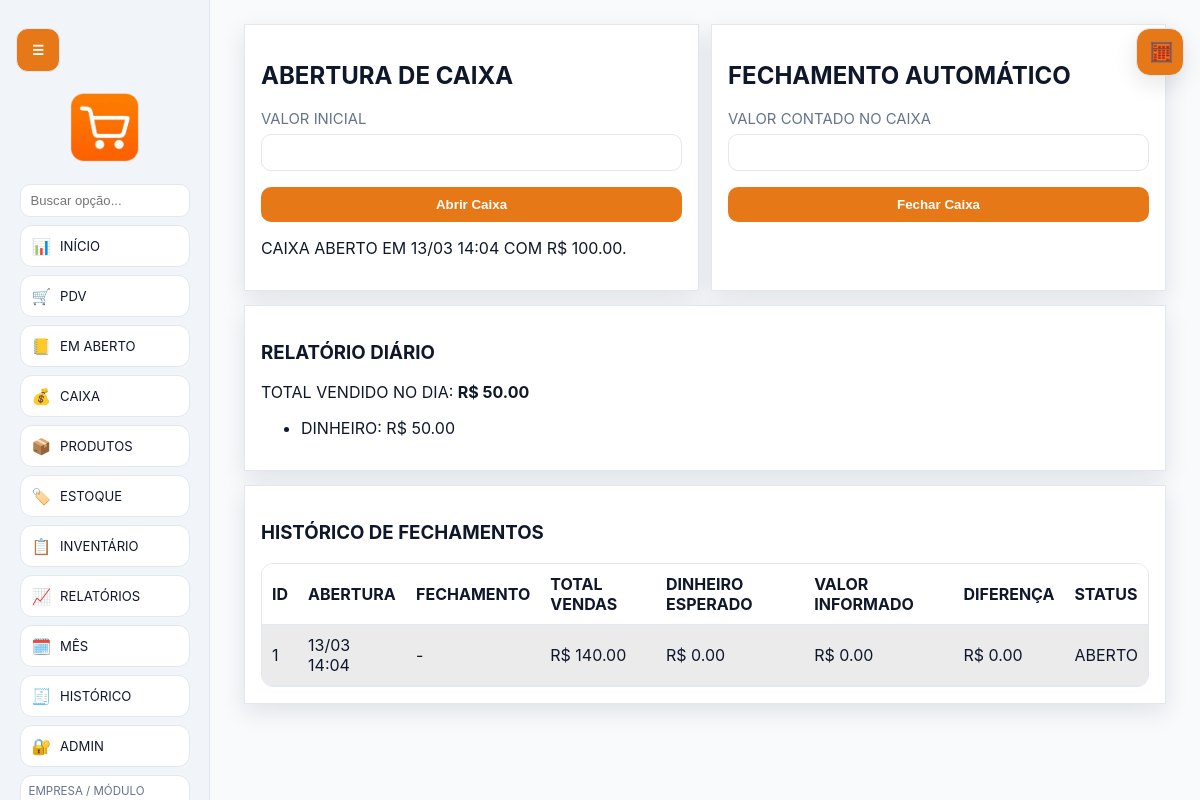
The page /cash (signed in) on the database its author committed.
### tables this page shows
CREATE TABLE system_settings (
            key TEXT PRIMARY KEY,
            value TEXT NOT NULL
        );

CREATE TABLE cash_sessions (
            id INTEGER PRIMARY KEY AUTOINCREMENT,
            opened_at TEXT NOT NULL,
            closed_at TEXT,
            opening_amount REAL NOT NULL,
            closing_amount_reported REAL,
            expected_cash REAL,
            cash_difference REAL,
            total_sales REAL DEFAULT 0,
            status TEXT NOT NULL DEFAULT 'OPEN'
        );

### app.py (the view, shortened to what this page needs)
@app.route("/cash", methods=["GET", "POST"])
def cash():
    redirect_resp = require_login()
    if redirect_resp:
        return redirect_resp
    db = get_db()
    open_session = db.execute(
        "SELECT * FROM cash_sessions WHERE status = 'OPEN' ORDER BY id DESC LIMIT 1"
    ).fetchone()
    history = db.execute("SELECT * FROM cash_sessions ORDER BY id DESC LIMIT 30").fetchall()
    report = db.execute(
        """
        SELECT payment_method, COALESCE(SUM(total),0) AS total
        FROM sales
        WHERE status = 'ACTIVE' AND created_at >= ?
        GROUP BY payment_method
        """,
        (datetime.now().replace(hour=0, minute=0, second=0, microsecond=0).isoformat(),),
    ).fetchall()
    total_day = db.execute(
        "SELECT COALESCE(SUM(total),0) AS total FROM sales WHERE status = 'ACTIVE' AND created_at >= ?",
        (datetime.now().replace(hour=0, minute=0, second=0, microsecond=0).isoformat(),),
    ).fetchone()["total"]
    return render_template("cash.html", open_session=open_session, history=history, report=report, total_day=total_day)

### app.py (called while the page is built)
def resolve_db_path() -> Path:
    endpoint = request.endpoint or ""
    if endpoint in CORE_ENDPOINTS or endpoint.startswith("admin_"):
        return MASTER_DB_PATH
    selected = session.get("module_db")
    if not selected:
        return MASTER_DB_PATH
    return BASE_DIR / str(selected)

def get_master_db() -> sqlite3.Connection:
    if "master_db" not in g:
        init_db(MASTER_DB_PATH, seed_modules=True)
        conn = sqlite3.connect(MASTER_DB_PATH)
        conn.row_factory = sqlite3.Row
        conn.execute("PRAGMA foreign_keys = ON")
        g.master_db = conn
    return g.master_db

def get_db() -> sqlite3.Connection:
    db_path = resolve_db_path()
    if "db" not in g or g.get("db_path") != str(db_path):
        previous = g.pop("db", None)
        if previous is not None:
            previous.close()
        init_db(db_path, seed_modules=(db_path == MASTER_DB_PATH))
        conn = sqlite3.connect(db_path)
        conn.row_factory = sqlite3.Row
        conn.execute("PRAGMA foreign_keys = ON")
        g.db = conn
        g.db_path = str(db_path)
    return g.db

def get_system_name(db: sqlite3.Connection) -> str:
    row = db.execute("SELECT value FROM system_settings WHERE key = 'system_name'").fetchone()
    return row["value"] if row else "Quadrinhas Drinks Vendas"

def get_setting(db: sqlite3.Connection, key: str, default: str = "") -> str:
    row = db.execute("SELECT value FROM system_settings WHERE key = ?", (key,)).fetchone()
    return row["value"] if row else default

def maybe_run_daily_backup() -> None:
    db = get_master_db()
    if get_setting(db, "backup_enabled", "1") != "1":
        return
    today = datetime.now().strftime("%Y-%m-%d")
    last_run = get_setting(db, "backup_last_run_date", "")
    if last_run == today:
        return
    keep_days = int(get_setting(db, "backup_keep_days", "30") or "30")
    create_backup_archive()
    cleanup_old_backups(keep_days)
    set_setting(db, "backup_last_run_date", today)
    db.commit()

def is_password_hashed(password: str) -> bool:
    return password.startswith("scrypt:") or password.startswith("pbkdf2:")

def hash_password(password: str) -> str:
    return generate_password_hash(password)

def user_allowed_tabs(user: sqlite3.Row | None) -> set[str]:
    if not user:
        return set()
    if user["role"] == "ADMIN":
        return set(DEFAULT_USER_TABS)
    return parse_allowed_tabs(user["allowed_tabs"])

def now_iso() -> str:
    return datetime.now().isoformat(timespec="seconds")

### templates/cash.html (shortened to what this page needs)
{% extends 'base.html' %}
{% block content %}
<section class="grid two">
  <article class="card">
    <h2>Abertura de Caixa</h2>
    <form method="post">
      <label>
        Valor inicial
        <input type="number" step="0.01" name="opening_amount" required>
      </label>
      <button type="submit">Abrir Caixa</button>
    </form>
    {% if open_session %}
      <p>
        Caixa aberto em {{ open_session['opened_at']|fmt_dt }}
        com R$ {{ '%.2f'|format(open_session['opening_amount']) }}.
      </p>
    {% endif %}
  </article>
  <article class="card">
    <h2>Fechamento Automático</h2>
    <form method="post">
      <label>
        Valor contado no caixa
        <input type="number" step="0.01" name="closing_amount_reported" required>
      </label>
      <button type="submit">Fechar Caixa</button>
    </form>
  </article>
</section>
<section class="card">
  <h3>Relatório diário</h3>
  <p>Total vendido no dia: <b>R$ {{ '%.2f'|format(total_day) }}</b></p>
  <ul>
    {% for r in report %}
      <li>{{ r['payment_method'] }}: R$ {{ '%.2f'|format(r['total']) }}</li>
    {% else %}
      <li>Sem vendas registradas hoje.</li>
    {% endfor %}
  </ul>
</section>
<section class="card">
  <h3>Histórico de fechamentos</h3>
  <table>
    <tr>
      <th>ID</th>
      <th>Abertura</th>
      <th>Fechamento</th>
      <th>Total Vendas</th>
      <th>Dinheiro Esperado</th>
      <th>Valor Informado</th>
      <th>Diferença</th>
      <th>Status</th>
    </tr>
    {% for h in history %}
      <tr>
        <td>{{ h['id'] }}</td>
        <td>{{ h['opened_at']|fmt_dt }}</td>
        <td>{{ h['closed_at']|fmt_dt }}</td>
        <td>R$ {{ '%.2f'|format(h['total_sales'] or 0) }}</td>
        <td>R$ {{ '%.2f'|format(h['expected_cash'] or 0) }}</td>
        <td>R$ {{ '%.2f'|format(h['closing_amount_reported'] or 0) }}</td>
        <td>R$ {{ '%.2f'|format(h['cash_difference'] or 0) }}</td>
        <td>{{ h['status']|label_status }}</td>
      </tr>
    {% else %}
      <tr>
        <td colspan="8">Sem histórico de caixa.</td>
      </tr>
    {% endfor %}
  </table>
</section>
{% endblock %}

### templates/base.html (shortened to what this page needs)
<!doctype html>
<html lang="pt-BR">
<head>
  <link rel="stylesheet" href="{{ url_for('static', filename='style.css', v=asset_version) }}">
</head>
<body class="light-theme">
  {% if session.get('user_id') %}
  <button id="menu-toggle" class="menu-toggle" type="button" aria-label="Abrir ou fechar menu">☰</button>
  <aside id="side-menu" class="side-menu">
    <div class="menu-header">
      <img src="{{ url_for('static', filename=logo_path) }}" alt="Logo da loja" class="store-logo" onerror="this.style.display='none';this.nextElementSibling.style.display='block';">
    </div>
    <nav class="menu-nav">
      <div class="menu-filter-wrap">
        <input id="menu-filter" type="search" placeholder="Buscar opção..." autocomplete="off" aria-label="Buscar opção no menu">
      </div>
      {% if is_admin or 'dashboard' in allowed_tabs %}
      <a href="{{ url_for('dashboard') }}" title="Início"><span>📊</span><small>Início</small></a>
      {% endif %}
      {% if is_admin or 'pdv' in allowed_tabs %}
      <a href="{{ url_for('pdv') }}" title="PDV"><span>🛒</span><small>PDV</small></a>
      {% endif %}
      {% if is_admin or 'mesa' in allowed_tabs %}
      <a href="{{ url_for('mesa') }}" title="Em Aberto"><span>📒</span><small>Em Aberto</small></a>
      {% endif %}
      {% if is_admin or 'cash' in allowed_tabs %}
      <a href="{{ url_for('cash') }}" title="Caixa"><span>💰</span><small>Caixa</small></a>
      {% endif %}
      {% if is_admin or 'products' in allowed_tabs %}
      <a href="{{ url_for('products') }}" title="Produtos"><span>📦</span><small>Produtos</small></a>
      {% endif %}
      {% if is_admin or 'stock' in allowed_tabs %}
      <a href="{{ url_for('stock') }}" title="Estoque"><span>🏷️</span><small>Estoque</small></a>
      {% endif %}
      {% if is_admin or 'inventory' in allowed_tabs %}
      <a href="{{ url_for('inventory') }}" title="Inventário"><span>📋</span><small>Inventário</small></a>
      {% endif %}
      {% if is_admin or 'reports' in allowed_tabs %}
      <a href="{{ url_for('reports') }}" title="Relatórios"><span>📈</span><small>Relatórios</small></a>
      {% endif %}
      {% if is_admin or 'monthly' in allowed_tabs %}
      <a href="{{ url_for('monthly_management') }}" title="Gerenciar mês"><span>🗓️</span><small>Mês</small></a>
      {% endif %}
      {% if is_admin or 'sales' in allowed_tabs %}
      <a href="{{ url_for('sales_history') }}" title="Histórico"><span>🧾</span><small>Histórico</small></a>
      {% endif %}
      {% if is_admin %}
      <a href="{{ url_for('admin_users') }}" title="Admin"><span>🔐</span><small>Admin</small></a>
      {% endif %}
      {% if modules %}
      <form method="post" action="{{ url_for('select_module') }}" class="module-switcher">
        <label for="module_id">Empresa / Módulo</label>
      </form>
      {% endif %}
    </nav>
  </aside>
  {% endif %}
  <main class="app-main {% if session.get('user_id') %}with-sidebar{% endif %}">
    {% block content %}{% endblock %}
  </main>
  <button id="floating-calc-toggle" class="floating-calc-toggle" type="button" aria-label="Abrir calculadora" title="Calculadora">🧮</button>
</body>
</html>

### static/style.css (style rules this page uses)
body { --bg: #F8FAFC; --surface: #FFFFFF; --surface-2: #FFFFFF; --sidebar: #F1F5F9; --text: #0F172A; --muted: #64748B; --primary: #e67817; --primary-hover: #cf6510; --success: #d8f5e1; --danger: #ffdfe5; --warning: #fff1cb; --border: #E2E8F0; --link: #e67817; --shadow: 0 8px 22px rgba(15, 23, 42, 0.10); }
* { box-sizing: border-box; }
body { font-family: Inter, Segoe UI, Roboto, Arial, sans-serif; background: var(--bg); color: var(--text); margin: 0; min-height: 100vh; text-transform: uppercase; }
body.light-theme { background: var(--bg); }
.menu-toggle { position: fixed; top: 22px; left: 16px; z-index: 30; width: 44px; height: 44px; border-radius: 12px; border: 1px solid var(--border); background: var(--primary); color: #fff; cursor: pointer; }
.side-menu { position: fixed; top: 0; left: 0; width: 210px; height: 100vh; overflow-y: auto; overflow-x: hidden; background: var(--sidebar); border-right: 1px solid var(--border); display: flex; flex-direction: column; padding: 14px 10px; gap: 14px; align-items: center; transition: transform 0.25s ease; z-index: 20; }
body.light-theme .side-menu { background: var(--sidebar); }
.store-logo { width: 120px; max-height: 70px; object-fit: contain; display: block; margin: 78px auto 8px; }
.menu-nav { width: 100%; display: grid; gap: 8px; justify-items: center; margin: auto 0; }
.menu-filter-wrap { width: 170px; }
#menu-filter { margin: 0; padding: 8px 10px; font-size: 0.82rem; border-radius: 10px; }
.menu-nav a { width: 170px; min-height: 42px; display: flex; align-items: center; justify-content: flex-start; gap: 9px; padding: 7px 11px; font-size: 0.98rem; border-radius: 12px; border: 1px solid var(--border); background: var(--surface); color: var(--text); text-decoration: none; }
.menu-nav a small { font-size: 0.82rem; color: var(--text); }
.app-main { width: min(1200px, 100%); margin: 0 auto; padding: clamp(12px, 2.4vw, 24px); }
.app-main.with-sidebar { margin-left: 220px; width: calc(100% - 230px); }
.card { background: var(--surface); border: 1px solid var(--border); border-radius: var(--radius); padding: 16px; margin-bottom: 14px; box-shadow: var(--shadow); }
body.light-theme .card { background: var(--surface); }
.grid { display: grid; gap: 12px; justify-content: center; }
.grid.two { grid-template-columns: repeat(2, minmax(0, 1fr)); }
table { width: 100%; border-collapse: separate; border-spacing: 0; border: 1px solid var(--border); border-radius: 12px; overflow: hidden; }
th, td { border-bottom: 1px solid var(--border); padding: 10px; text-align: left; }
th { background: var(--surface); color: var(--text); }
body.light-theme th { background: var(--surface); color: var(--text); }
tr:nth-child(even) td { background: color-mix(in srgb, var(--surface) 92%, #000 8%); }
label { display: block; margin-bottom: 10px; color: var(--muted); font-size: 0.93rem; }
input, select, button { width: 100%; margin-top: 6px; padding: 10px 12px; border-radius: 10px; border: 1px solid var(--border); background: var(--surface); color: var(--text); }
body.light-theme input, body.light-theme select, body.light-theme button { background: var(--surface); }
button { cursor: pointer; background: var(--primary); border: none; font-weight: 600; color: #fff; }
body.light-theme button { background: var(--primary); color: #fff; }
a { color: var(--link); }
.menu-nav a { box-shadow: inset 0 0 0 1px rgba(255,255,255,0.02); }
.card { backdrop-filter: blur(4px); }
.floating-calc-toggle { position: fixed; top: 22px; right: 16px; z-index: 40; width: 48px; height: 48px; border-radius: 14px; border: 1px solid var(--border); background: var(--primary); color: #fff; font-size: 1.25rem; box-shadow: var(--shadow); }
.module-switcher { width: 170px; display: grid; gap: 4px; padding: 8px; border: 1px solid var(--border); border-radius: 12px; background: var(--surface); }
.module-switcher label { margin: 0; font-size: 0.72rem; }

### rows shown on the page
system_settings: value (picture)
cash_sessions: opened_at|fmt_dt "13/03 14:04", opening_amount "100.00", id "1", closed_at|fmt_dt "-", total_sales "140.00", h "0.00", status|label_status "ABERTO"

### other values the page prints
{{ '%.2f'|format(total_day) }} "50.00"
{{ r['payment_method'] }} "DINHEIRO"
{{ '%.2f'|format(r['total']) }} "50.00"
